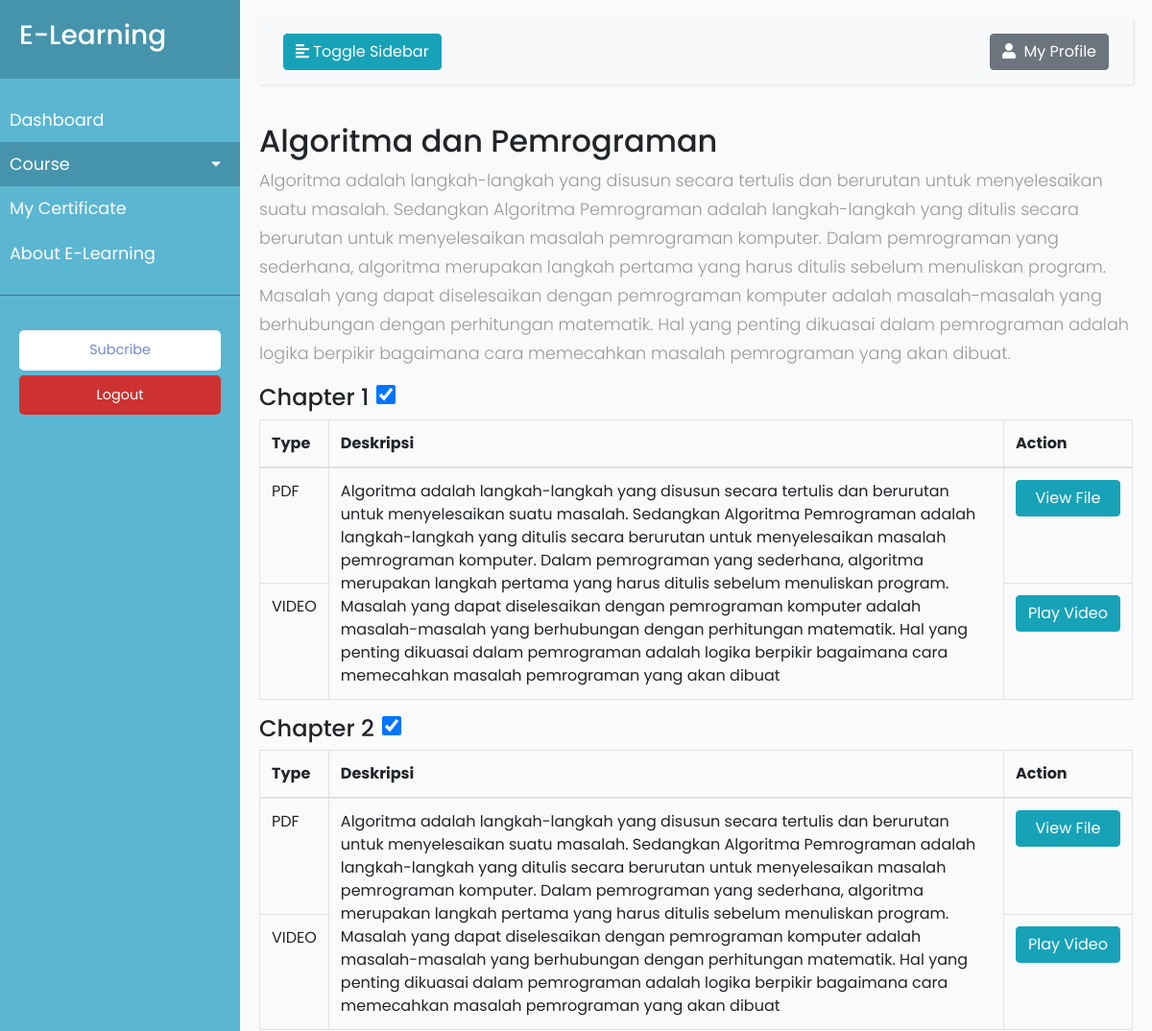
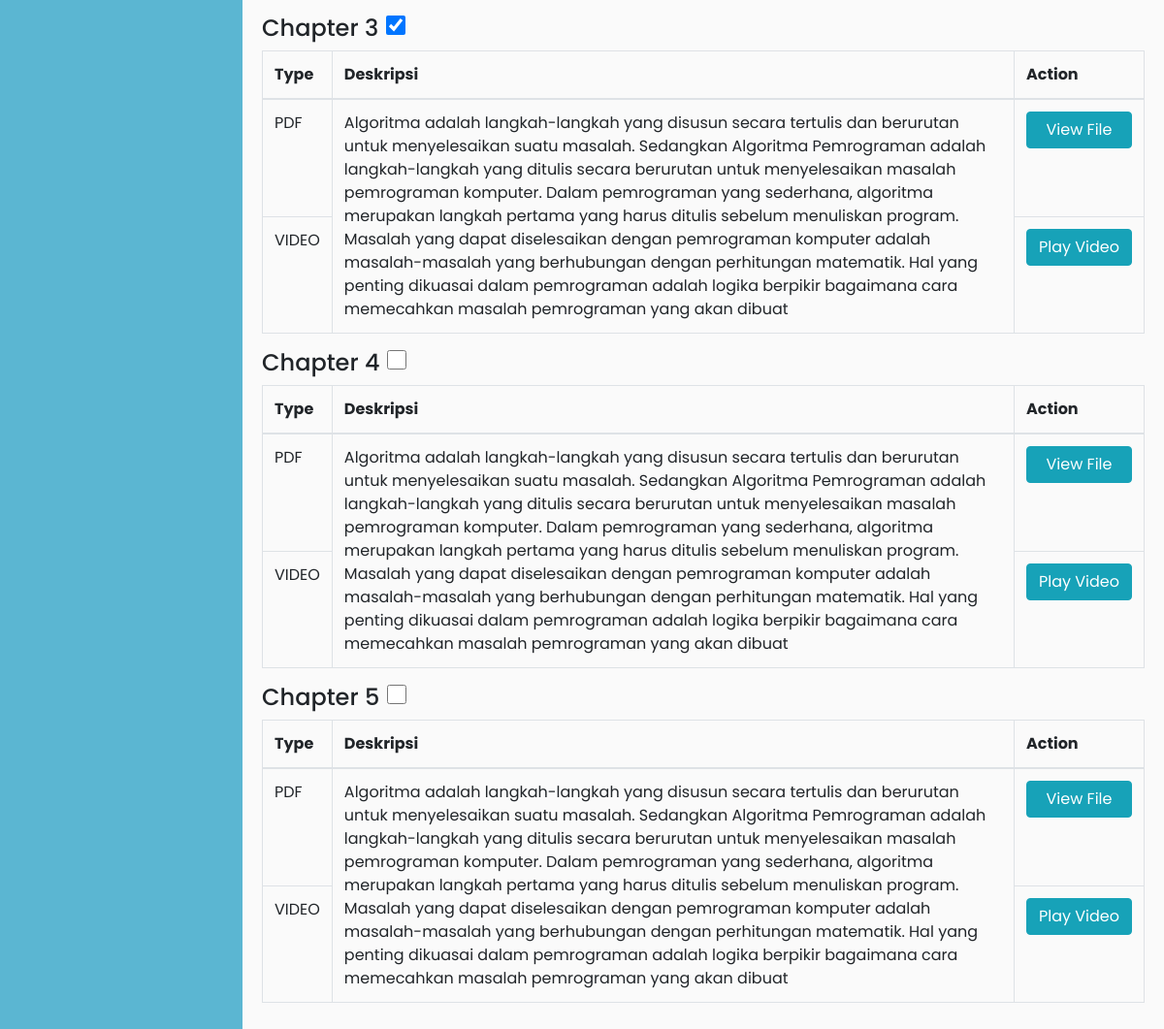
The page /dashboard/course.php?id=4 (signed in) on the database its author committed (2 pictures, top to bottom).
### tables this page shows
CREATE TABLE `course` (
  `id_course` int(11) NOT NULL,
  `topik` varchar(128) DEFAULT NULL,
  `deskripsi` text DEFAULT NULL,
  `kelas_level` enum('free','premium') DEFAULT NULL,
  `src_img` varchar(128) DEFAULT NULL
);

CREATE TABLE `chapter_course` (
  `id_chapter` int(11) NOT NULL,
  `no_chapter` int(11) DEFAULT NULL,
  `deskripsi` text DEFAULT NULL,
  `src_pdf` varchar(128) DEFAULT NULL,
  `src_video` varchar(128) DEFAULT NULL,
  `id_course` int(11) DEFAULT NULL
);

### dashboard/course.php (the view, shortened to what this page needs)
<?php
    if (!isset($_SESSION['id_users'])) {
        header("Location: ../login.php");
    } else {
        include_once '../conn.php';
        if (!isset($_GET['id'])) {
            header("Location: error.php");
        } else {
            $id = $_GET['id'];
            $query = mysqli_query($conn, "SELECT * FROM course WHERE id_course='$id'");
            $data_course = mysqli_fetch_assoc($query);
            if ($data_course['kelas_level'] == $_SESSION['user_kelas'] || $_SESSION['user_kelas'] == 'premium') {
                $query = mysqli_query($conn, "SELECT * FROM course WHERE id_course='$id'");
                $data_course = mysqli_fetch_assoc($query);
            }else {
                echo "<script>alert('Anda Belum Berlangganan! Silahkan berlangganan terlebih dahulu :)');document.location.href='subscribe.php'</script>/n";
            }
            $query= mysqli_query($conn, "SELECT * FROM chapter_course WHERE id_course='$id'");
            $data = mysqli_fetch_all($query, MYSQLI_ASSOC);
        }
    }
?>
<!DOCTYPE html>
<html>
<head>
    <link rel="stylesheet" href="https://stackpath.bootstrapcdn.com/bootstrap/4.1.0/css/bootstrap.min.css"
>
    <link rel="stylesheet" href="style.css">
</head>
<body>
    <div class="wrapper">
        <nav id="sidebar">
            <div class="sidebar-header">
                <h3>E-Learning</h3>
            </div>
            <ul class="list-unstyled components">
                <li>
                    <a href="index.php">Dashboard</a>
                </li>
                <li class="active">
                    <a href="#homeSubmenu" data-toggle="collapse" aria-expanded="false"
                        class="dropdown-toggle">Course</a>
                </li>
                <li>
                    <a href="sertif.php">My Certificate</a>
                </li>
                <li>
                    <a href="about.php">About E-Learning</a>
                </li>
            </ul>
            <ul class="list-unstyled CTAs">
                <li>
                    <a href="subscribe.php" class="download">Subcribe</a>
                </li>
                <li>
                    <a href="logout.php" class="article">Logout</a>
                </li>
            </ul>
        </nav>
        <div id="content">
            <nav class="navbar navbar-expand-lg navbar-light bg-light">
                <div class="container-fluid">
                    <button type="button" id="sidebarCollapse" class="btn btn-info">
                        <i class="fas fa-align-left"></i>
                        <span>Toggle Sidebar</span>
                    </button>
                    <div class="dropdown">
                        <button class="btn btn-secondary" type="button" id="dropdownMenuButton" data-toggle="dropdown"
                            aria-haspopup="true" aria-expanded="false">
                            <i class="fas fa-user mr-1"></i>
                            My Profile
                        </button>
                    </div>
                </div>
            </nav>
            <h2><?=$data_course['topik'];?></h2>
            <p><?=$data_course['deskripsi'];?></p>
            <?php
            foreach ($data as $chapter) {
            ?>
                <div class="d-flex align-items-center mb-2">
                    <h4 class="p-0 m-0">Chapter <?=$chapter['no_chapter'];?></h4>
                    <form action="checkbox.php?idCourse=<?=$id?>&idChapter=<?=$chapter['id_chapter'];?>" method="post">
                        <?php
                            $query = mysqli_query($conn, "SELECT * FROM course_user WHERE id_users='".$_SESSION['id_users']."' AND id_course='$id'");
                            $data = mysqli_fetch_assoc($query);
                            $query = mysqli_query($conn, "SELECT * FROM progress_user WHERE id_course_user='".$data['id_course_user']."' AND id_chapter='".$chapter['id_chapter']."'");
                            $course_chapter = mysqli_fetch_assoc($query);
                            if ($course_chapter['status'] == 0) {
                            ?>
                                <input onClick=(this.form.submit()) type="checkbox" class="ml-2" aria-label="Checkbox for following text input" style="width: 20px; height: 20px;">
                            <?php
                            } else {
                            ?>
                                <input onClick=(this.form.submit()) type="checkbox" class="ml-2" aria-label="Checkbox for following text input" style="width: 20px; height: 20px;" checked="true">
                            <?php
                            }
                        ?>
                    </form>
                </div>
                <div class="table-responsive">
                    <table id="example" class="table table-bordered">
                        <thead>
                            <th width="2%">Type</th>
                            <th>Deskripsi</th>
                            <th width="2%">Action</th>
                        </thead>
                        <tbody>
                            <tr>
                                <td>PDF</td>
                                <td rowspan="2"><?=$chapter['deskripsi'];?></td>
                                <td><a href="view-pdf.php?id=<?=$chapter['id_chapter'];?>" class="btn btn-xs btn-info" style="width:100%;">View File</a></td>
                            </tr>
                            <tr>
                                <td>VIDEO</td>
                                <td><a href="play-video.php?id=<?=$chapter['id_chapter'];?>" class="btn btn-xs btn-info" style="width:100%;">Play Video</a></td>
                            </tr>
                        </tbody>
                    </table>
                </div>
            <?php
            }
            ?>
        </div>
    </div>
</body>
</html>

### dashboard/style.css (style rules this page uses)
body { font-family: 'Poppins', sans-serif; background: #fafafa; }
p { font-family: 'Poppins', sans-serif; font-size: 1.1em; font-weight: 300; line-height: 1.7em; color: #999; }
a, a:hover, a:focus { color: inherit; text-decoration: none; transition: all 0.3s; }
.navbar { padding: 15px 10px; background: #fff; border: none; border-radius: 0; margin-bottom: 40px; box-shadow: 1px 1px 3px rgba(0, 0, 0, 0.1); }
.wrapper { display: flex; width: 100%; align-items: stretch; }
#sidebar { min-width: 250px; max-width: 250px; background: #5BB6D2; color: #fff; transition: all 0.3s; }
#sidebar .sidebar-header { padding: 20px; background: #4594ac; }
#sidebar ul.components { padding: 20px 0; border-bottom: 1px solid #47748b; }
#sidebar ul li a { padding: 10px; font-size: 1.1em; display: block; }
#sidebar ul li.active>a, a[aria-expanded="true"] { color: #fff; background: #4594ac; }
a[data-toggle="collapse"] { position: relative; }
.dropdown-toggle::after { display: block; position: absolute; top: 50%; right: 20px; transform: translateY(-50%); }
ul.CTAs { padding: 20px; }
ul.CTAs a { text-align: center; font-size: 0.9em !important; display: block; border-radius: 5px; margin-bottom: 5px; }
a.download { background: #fff; color: #7386D5; }
a.article, a.article:hover { background: #ce3131 !important; color: #fff !important; }
#content { width: 100%; padding: 20px; min-height: 100vh; transition: all 0.3s; }

### rows shown on the page
course: topik "Algoritma dan Pemrograman", deskripsi "Algoritma adalah langkah-langkah yang disusun secara tertulis dan berurutan untuk menyelesaikan suatu masalah. Sedangkan Algoritma Pemrograman adalah langkah-langkah yang ditulis secara berurutan untuk menyelesaikan masalah pemrograman komputer. Dalam pemrograman yang sederhana, algoritma merupakan langkah pertama yang harus ditulis sebelum menuliskan program. Masalah yang dapat diselesaikan dengan pemrograman komputer adalah masalah-masalah yang berhubungan dengan perhitungan matematik. Hal yang penting dikuasai dalam pemrograman adalah logika berpikir bagaimana cara memecahkan masalah pemrograman yang akan dibuat."
chapter_course: no_chapter "1", deskripsi "Algoritma adalah langkah-langkah yang disusun secara tertulis dan berurutan untuk menyelesaikan suatu masalah. Sedangkan Algoritma Pemrograman adalah langkah-langkah yang ditulis secara berurutan untuk menyelesaikan masalah pemrograman komputer. Dalam pemrograman yang sederhana, algoritma merupakan langkah pertama yang harus ditulis sebelum menuliskan program. Masalah yang dapat diselesaikan dengan pemrograman komputer adalah masalah-masalah yang berhubungan dengan perhitungan matematik. Hal yang penting dikuasai dalam pemrograman adalah logika berpikir bagaimana cara memecahkan masalah pemrograman yang akan dibuat"
chapter_course: no_chapter "2", deskripsi "Algoritma adalah langkah-langkah yang disusun secara tertulis dan berurutan untuk menyelesaikan suatu masalah. Sedangkan Algoritma Pemrograman adalah langkah-langkah yang ditulis secara berurutan untuk menyelesaikan masalah pemrograman komputer. Dalam pemrograman yang sederhana, algoritma merupakan langkah pertama yang harus ditulis sebelum menuliskan program. Masalah yang dapat diselesaikan dengan pemrograman komputer adalah masalah-masalah yang berhubungan dengan perhitungan matematik. Hal yang penting dikuasai dalam pemrograman adalah logika berpikir bagaimana cara memecahkan masalah pemrograman yang akan dibuat"
chapter_course: no_chapter "3", deskripsi "Algoritma adalah langkah-langkah yang disusun secara tertulis dan berurutan untuk menyelesaikan suatu masalah. Sedangkan Algoritma Pemrograman adalah langkah-langkah yang ditulis secara berurutan untuk menyelesaikan masalah pemrograman komputer. Dalam pemrograman yang sederhana, algoritma merupakan langkah pertama yang harus ditulis sebelum menuliskan program. Masalah yang dapat diselesaikan dengan pemrograman komputer adalah masalah-masalah yang berhubungan dengan perhitungan matematik. Hal yang penting dikuasai dalam pemrograman adalah logika berpikir bagaimana cara memecahkan masalah pemrograman yang akan dibuat"
chapter_course: no_chapter "4", deskripsi "Algoritma adalah langkah-langkah yang disusun secara tertulis dan berurutan untuk menyelesaikan suatu masalah. Sedangkan Algoritma Pemrograman adalah langkah-langkah yang ditulis secara berurutan untuk menyelesaikan masalah pemrograman komputer. Dalam pemrograman yang sederhana, algoritma merupakan langkah pertama yang harus ditulis sebelum menuliskan program. Masalah yang dapat diselesaikan dengan pemrograman komputer adalah masalah-masalah yang berhubungan dengan perhitungan matematik. Hal yang penting dikuasai dalam pemrograman adalah logika berpikir bagaimana cara memecahkan masalah pemrograman yang akan dibuat"
chapter_course: no_chapter "5", deskripsi "Algoritma adalah langkah-langkah yang disusun secara tertulis dan berurutan untuk menyelesaikan suatu masalah. Sedangkan Algoritma Pemrograman adalah langkah-langkah yang ditulis secara berurutan untuk menyelesaikan masalah pemrograman komputer. Dalam pemrograman yang sederhana, algoritma merupakan langkah pertama yang harus ditulis sebelum menuliskan program. Masalah yang dapat diselesaikan dengan pemrograman komputer adalah masalah-masalah yang berhubungan dengan perhitungan matematik. Hal yang penting dikuasai dalam pemrograman adalah logika berpikir bagaimana cara memecahkan masalah pemrograman yang akan dibuat"
